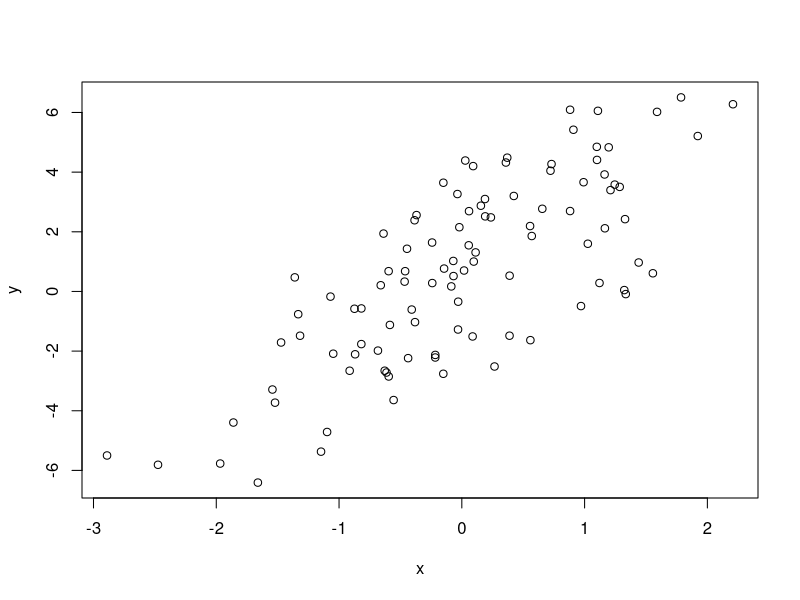
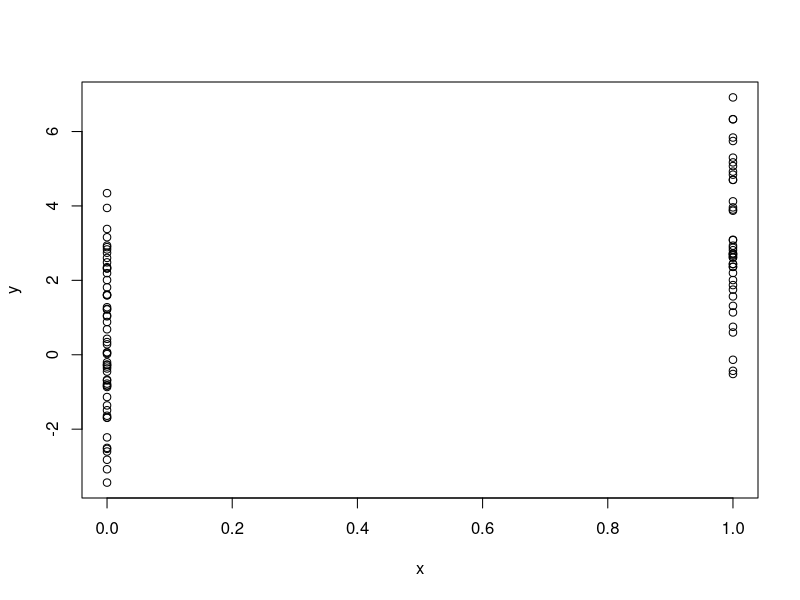
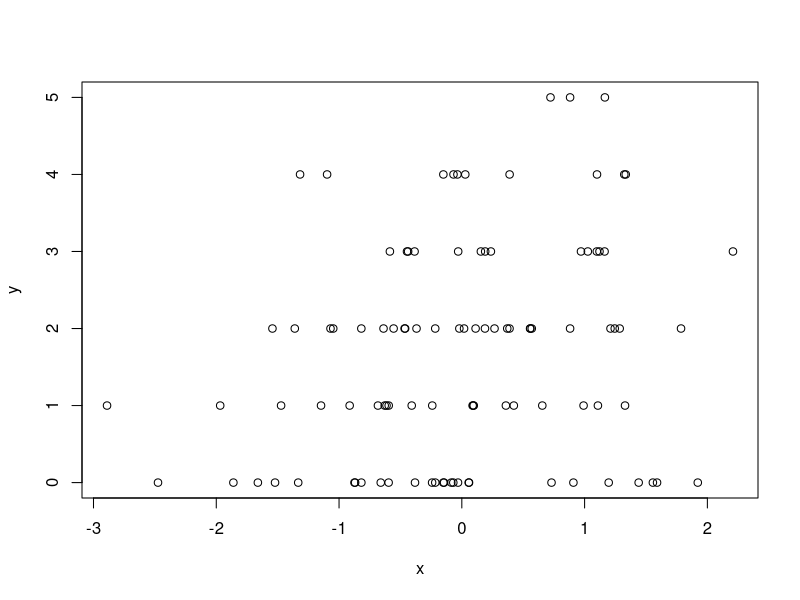

The R script that drew these images, in order:
# rnorm: generate random Normal variates with a given mean and standard deviation
# dnorm: evaluate the Normal probability density (with a given mean/SD) at a point (or vector of  points)                                                                                points)
# pnorm: evaluate the cumulative distribution function for a Normal distribution
# rpois: generate random Poisson variates with a given rate

# dnorm(x, mean = 0, sd = 1, log = FALSE)
# pnorm(q, mean = 0, sd = 1, lower.tail = TRUE, log.p = FALSE)
# qnorm(p, mean = 0, sd = 1, lower.tail = TRUE, log.p = FALSE)
# rnorm(n, mean = 0, sd = 1)

set.seed(2017)

#正态分布
rnorm(1,0,1)
pnorm(0,0,1)
qnorm(0.5,0,1)
dnorm(0,0,1)

#泊松分布
rpois(10,1)

#Cumulative distribution
ppois(2,2)

#Generating Random Numbers From a Linear Model
set.seed(20)
x <- rnorm(100)
e <- rnorm(100, 0, 2)
y <- 0.5 + 2 * x + e
summary(y)
plot(x,y)

#Generating Random Numbers From a Binormal Linear Model
set.seed(20)
x <- rbinom(100, 1, 0.5)
e <- rnorm(100, 0, 2)
y <- 0.5 + 2 * x + e
summary(y)
plot(x,y)

#Generating Random Numbers From a Poisson Linear Model
set.seed(20)
x <- rnorm(100)
log.mu <- 0.5 + 0.3 * x
y <- rpois(100, exp(log.mu))
summary(y)
plot(x,y)
